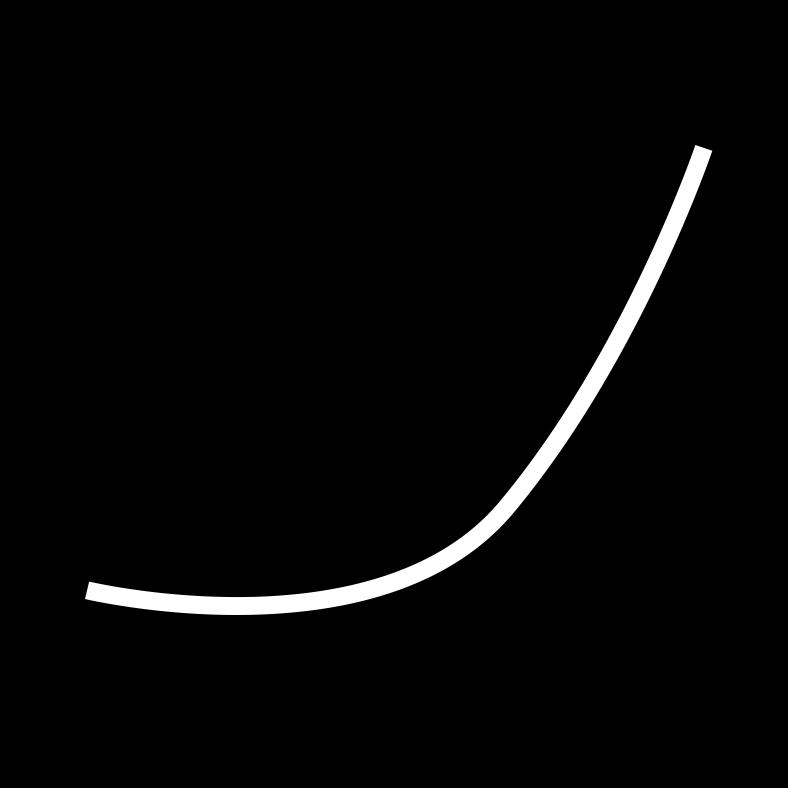
#> input picture 00_Contours/sample_tests/test01.png, 2362 x 2362 px, found by its file name (shown at 1/3 size)
$ python W2_contour_pub_helena.py
#> lines starting #> are read from the running program, lines starting #| are printed output that depends on the picture; after the words box and inside, x2 and y2 are one past the last pixel; in counts of white or black regions, pixels touching at a corner belong together
#!/usr/bin/env python3

# Finding contours from an image and publishing to a rostopic

# Import the necessary libraries
import cv2  # OpenCV library
import numpy as np  # Numpy library
import argparse
from skimage.morphology import medial_axis

# Capture image
image = cv2.imread('/Users/helenahomsi/Desktop/IAAC/07 TERM 02/HARDWARE II/SHEDIO/00_Contours/sample_tests/test01.png')
#> image is the input picture: shape (2362, 2362, 3); min 0, max 255, mean 6.3
print(type(image))
#| <class 'numpy.ndarray'>

# if image is loaded
if image is not None:

# Resize Image
    scale_percent = 65  # percent of original size
    width = int(image.shape[1] * scale_percent / 100)
#> width = 1535
    height = int(image.shape[0] * scale_percent / 100)
#> height = 1535
    dim = (width, height)
#> dim = (1535, 1535)
    resized = cv2.resize(image, dim, interpolation=cv2.INTER_AREA)

    # Convert the image to grayscale
    gray = cv2.cvtColor(resized, cv2.COLOR_BGR2GRAY)

    # Apply binary threshold on the image
    # https://docs.opencv.org/3.4/d7/d4d/tutorial_py_thresholding.html
    ret, thresh = cv2.threshold(gray, 120, 255, 0)
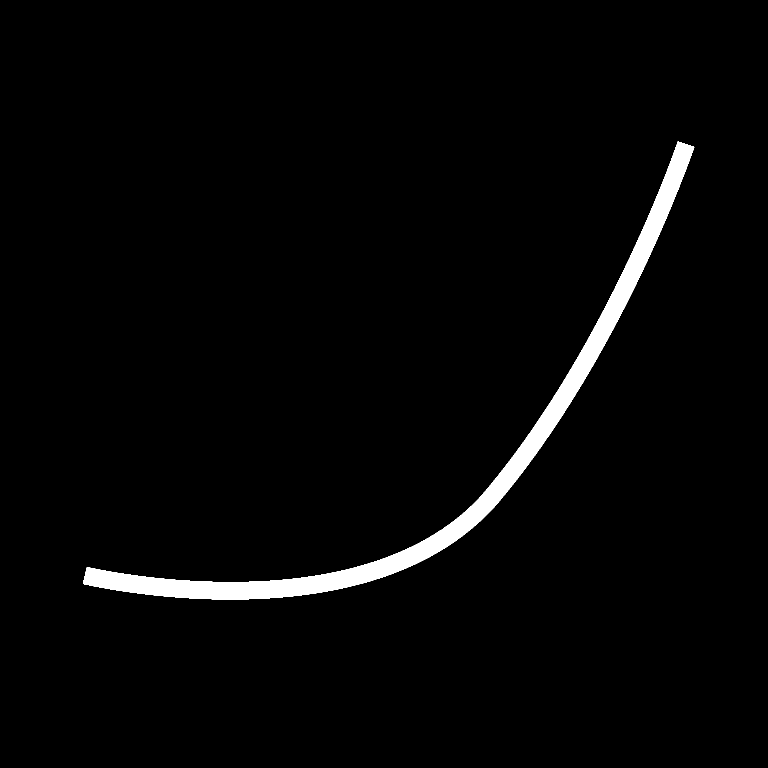
#> thresh: shape (1535, 1535) (shown at 1/2 size); 2.5% white; 1 white region, box (x1, y1, x2, y2) and area: (166, 283, 1389, 1199) 58672
    #cv2.imshow("Threshold", thresh)
    # cv2.waitKey(0)
    # cv2.destroyAllWindows()

    # Apply erosion algorithm to remove small noises
    kernel = np.ones((9, 9), np.uint8)
    img_erosion = cv2.erode(thresh, kernel, iterations=1)
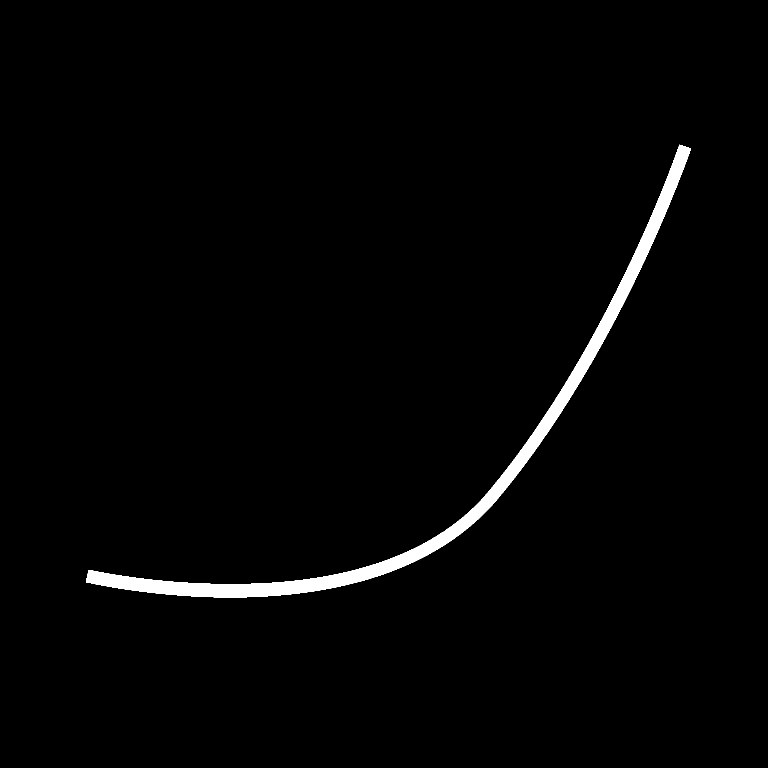
#> img_erosion: shape (1535, 1535) (shown at 1/2 size); 1.8% white; 1 white region
    # cv2.imshow("Erosion", img_erosion)
    # cv2.waitKey(0)
    # cv2.destroyAllWindows()

    # Apply blurring to soften the edges
    blurred = cv2.GaussianBlur(img_erosion, (11, 11), cv2.BORDER_DEFAULT)

    # Find Contours on the blurred image
    contours, hierarchy = cv2.findContours(blurred, cv2.RETR_TREE, cv2.CHAIN_APPROX_SIMPLE)
#> contours = 1 contour; box (x1, y1, x2, y2) and area: (167, 284, 1387, 1200) 61395
    #cv2.imshow("Blurred", blurred)
    # cv2.waitKey(0)
    # cv2.destroyAllWindows()

    # Remove small contours
    final_contours = []
    for index, cnt in enumerate(contours):
        # if the contour has no other contours inside of it
        if hierarchy[0][index][2] == -1:
            # if the size of the contour is greater than a threshold
            if cv2.contourArea(cnt) > 2000:
                final_contours.append(cnt)
#> this loop made 1 pass
#> after the loop, final_contours has the same summary as contours

    # simplify the tree structure for contours array
    coordinates = []
    for cnt in final_contours:
        coordinates.append(np.squeeze(cnt, axis=(1,)))
#> after the loop, coordinates = 1 item

    # simplify the contours (reduce resoloution)
    boundaries = []
    for cnt in coordinates:
        boundaries.append(cv2.approxPolyDP(cnt, 7, True))
#> after the loop, boundaries = 1 contour; box (x1, y1, x2, y2) and area: (167, 285, 1387, 1198) 60593

    # draw the contours on the image
    for crv in boundaries:
        cv2.drawContours(resized, [crv], 0, (0, 0, 255), 3)
        cv2.imshow('Contours', resized)
#> this loop made 1 pass
#> pass 1, `cv2.imshow('Contours', resized)`:
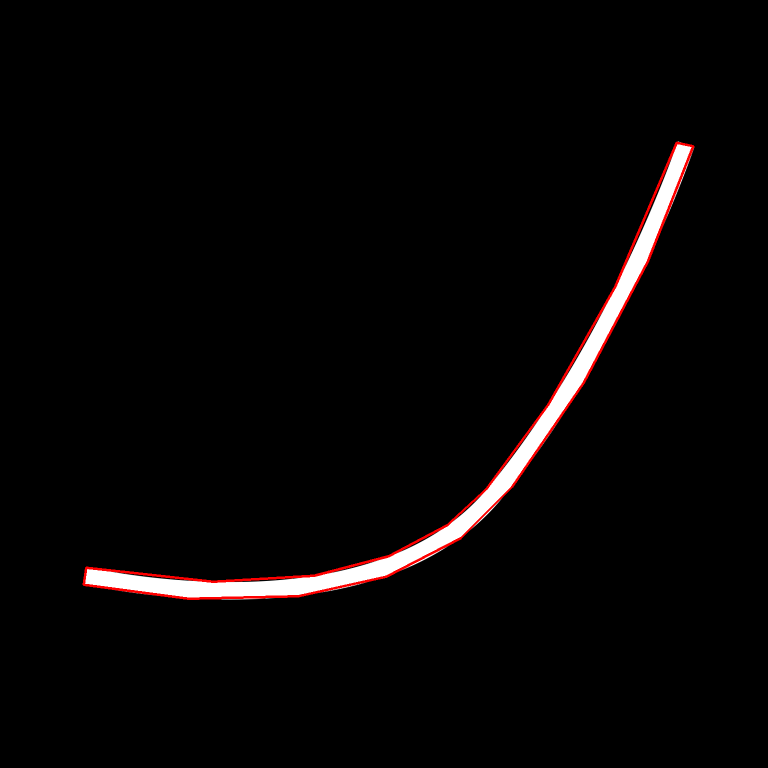
#> window 'Contours': shape (1535, 1535, 3) (shown at 1/2 size); mean B, G, R 5.6, 5.6, 7.3
        # cv2.waitKey(0)
        # cv2.destroyAllWindows()

    # Center of contour
    # compute the center of the contour

    color_msg = ''
    for ind, c in enumerate(contours):
        M = cv2.moments(c)
        cX = int(M["m10"] / M["m00"])
        cY = int(M["m01"] / M["m00"])

        print(resized[cY, cX])
        print(resized.shape)
#> this loop made 1 pass
#> (ind, cX, cY) on pass 1: (0, 887, 902)
#| [0 0 0]
#| (1535, 1535, 3)

# # Get Colors
# # print (cx, cy)
# (b, g, r) = image[int(cY), int(cX)]
# print(b, g, r)
# colortext = str(b) + "," + str(g) + "," + str(r)
# # font
# font = cv2.FONT_HERSHEY_SIMPLEX
# # org
# org = (cX, cY)
# # fontScale
# fontScale = .4
# # Red color in BGR
# color = (0, 0, 255)
# # Line thickness of 2 px
# thickness = 2
# cv2.putText(resized, colortext, (cX, cY), font, fontScale,color, thickness, cv2.LINE_AA, False)

# color_msg += colortext + ';'

    # draw the contour and center of the shape on the image
    cv2.drawContours(resized, [crv], 0, (0, 0, 255), 3)
    cv2.circle(resized, (cX, cY), 7, (217, 23, 23), -1)
#> resized: shape (1535, 1535, 3); 0.01% of pixels changed, all inside (x1, y1, x2, y2) = (880, 895, 895, 910)

    # Display index of contours
    cv2.drawContours(resized, [crv], 0, (0, 0, 255), 3)
    cv2.putText(resized, "#{}".format(ind), (cX - 20, cY + 50), cv2.FONT_HERSHEY_SIMPLEX, 1.0, (0, 252, 252), 2)
#> resized: shape (1535, 1535, 3); mean B, G, R 5.6, 5.6, 7.4

    cv2.imshow('Center', resized)
    cv2.waitKey(0)
    cv2.destroyAllWindows()

    # [7 lines of commented-out code are left out]

else:
    print('Image not found')
